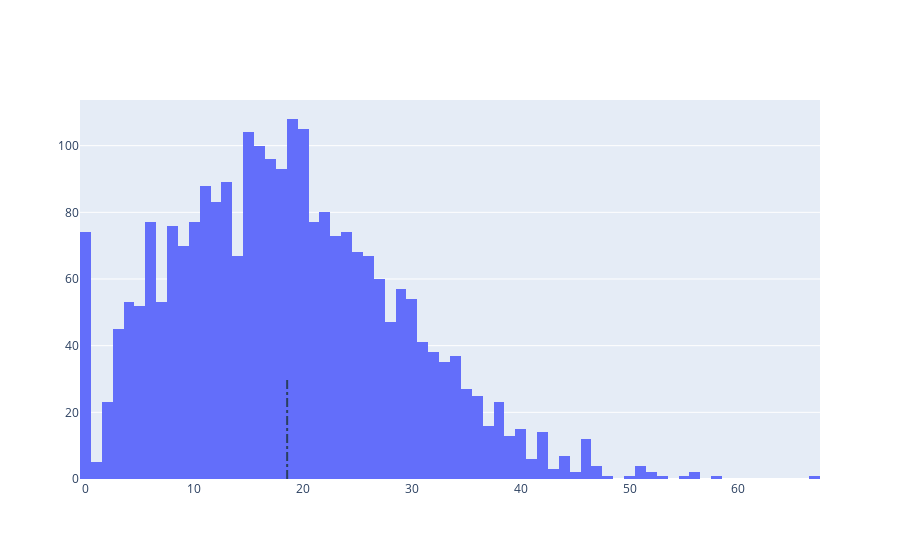

Notebook code cell kept with this figure:
### Markdown cell above
Lets see the distributions first

### Code cell
# Average rating of apps
avg_rbi = rbi_df["rbi"].mean(skipna=True)
print('Average app rating = ', avg_rbi)

# Distribution of apps according to their ratings
data = [go.Histogram(
        x = rbi_df['rbi']
)]

# Vertical dashed line to indicate the average app rating
layout = {'shapes': [{
              'type' :'line',
              'x0': avg_rbi,
              'y0': 0,
              'x1': avg_rbi,
              'y1': 30,
              'line': { 'dash': 'dashdot'}
          }]
          }

plotly.offline.iplot({'data': data, 'layout': layout})

### Figure 1 — Plotly figure (JSON) as saved in the notebook; plotly's stock layout.template omitted (floating-point values rounded to 4 significant figures; data arrays with more than 128 entries replaced by an {"elided": "..."} marker saying what was removed)
{"data": [{"type": "histogram", "x": {"elided": "2527 float values"}}], "layout": {"shapes": [{"line": {"dash": "dashdot"}, "type": "line", "x0": 18.54, "x1": 18.54, "y0": 0, "y1": 30}]}}
